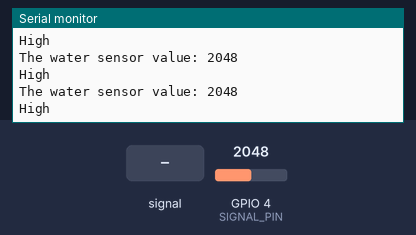
The sketch below on a simulated ESP32. Parts: the last lines printed to the serial monitor. Inputs (shaded band) come from the test bench; at power-on: GPIO 4 (SIGNAL_PIN) = 2048. WiFi joins after 1.5 s; servers stay silent unless stated.

Above: at 2.7 s.
2.8 s: GPIO 4 (SIGNAL_PIN) fed a 200 Hz sine of ±1023 counts around its level
At 3.19 s:
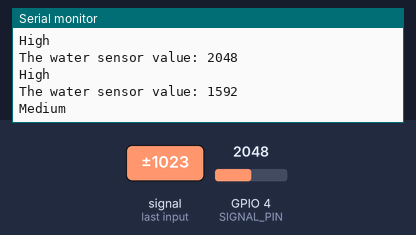
4.4 s: GPIO 4 (SIGNAL_PIN) set to 60
At 4.99 s:
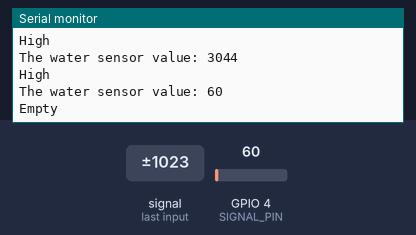
6.6 s: GPIO 4 (SIGNAL_PIN) set to 0
At 6.79 s:
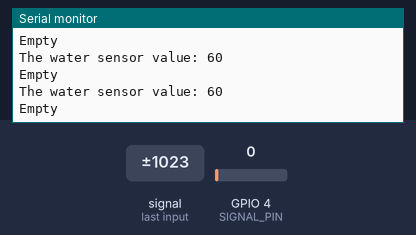
Timing chart, 0 to 9.6 s (numbered marks = the images above; inputs shaded):
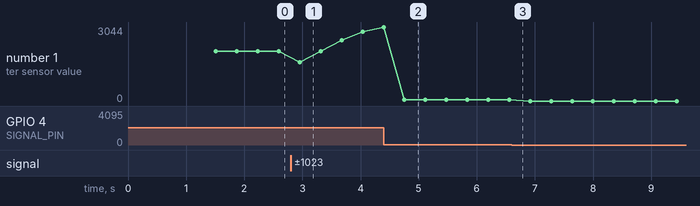

Measured:
- after the input at 2.8 s, the serial monitor: prints a new line after 0.15 s (image 1)
- after the input at 4.4 s, the serial monitor: prints a new line after 0.36 s (image 2)
- plotted number 1: 2048 → 3044 after the input at 2.8 s, 3044 → 60 after the input at 4.4 s, 60 → 0 after the input at 6.6 s

The sketch:

water_level_test.ino
```cpp
#include <FirebaseESP32.h>
#include  <WiFi.h>
#include "DHT.h"

#define FIREBASE_HOST "dog-house-f1317-default-rtdb.firebaseio.com"
#define WIFI_SSID "IRVING2" // Change the name of your WIFI
#define WIFI_PASSWORD "Intimacy@5$?@GranAda9" // Change the password of your WIFI
#define FIREBASE_Authorization_key "tpggs7qUBY2N9Zg8AWRCOXb6eWYAROVWuv1iKRyj"

#define POWER_PIN  0 // ESP32 pin GIOP17 connected to sensor's VCC pin
#define SIGNAL_PIN 4 // ESP32 pin GIOP36 (ADC0) connected to sensor's signal pin

FirebaseData firebaseData;
FirebaseJson json;


int value = 0;
String val = "Empty";// variable to store the sensor value

void setup() {
  Serial.begin(115200);
  pinMode(POWER_PIN, OUTPUT);   // configure pin as an OUTPUT
  digitalWrite(POWER_PIN, LOW); // turn the sensor OFF
   WiFi.begin (WIFI_SSID, WIFI_PASSWORD);
   Serial.print("Connecting...");
  while (WiFi.status() != WL_CONNECTED)
  {
    Serial.print(".");
    delay(300);
  }
   Serial.println();
  Serial.print("IP Address: ");
  Serial.println(WiFi.localIP());
  Serial.println();
  Firebase.begin(FIREBASE_HOST,FIREBASE_Authorization_key);

}

void loop() {
  digitalWrite(POWER_PIN, HIGH);  // turn the sensor ON
  delay(10);                      // wait 10 milliseconds
  value = analogRead(SIGNAL_PIN); // read the analog value from sensor
  digitalWrite(POWER_PIN, LOW);   // turn the sensor OFF

  Serial.print("The water sensor value: ");
  Serial.println(value);

  if (value<=100){ val = "Empty"; Serial.println(val); }
  else if (value>100 && value<=1500){ val = "Medium"; Serial.println(val); }
  else if (value>1500 && value<=1650){ val = "Medium"; Serial.println(val); }
  else if (value>1700){
  val = "High";  Serial.println(val);
  }


  Firebase.setString(firebaseData, "/ESP32_WATER/waterLevel", val);
  delay(200);
}
```
